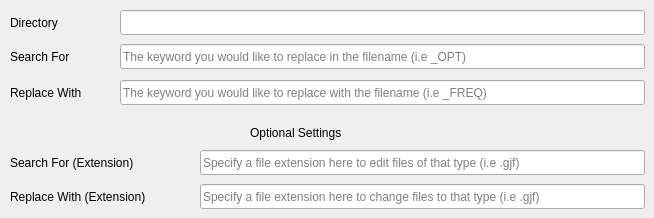
      <widget class="QWidget" name="t1t3">
       <attribute name="title">
        <string>Bulk Rename Files</string>
       </attribute>
       <widget class="QLineEdit" name="t1t3le_1">
        <property name="geometry">
         <rect>
          <x>120</x>
          <y>10</y>
          <width>525</width>
          <height>25</height>
         </rect>
        </property>
       </widget>
       <widget class="QLabel" name="t1t3l_1">
        <property name="geometry">
         <rect>
          <x>10</x>
          <y>10</y>
          <width>60</width>
          <height>25</height>
         </rect>
        </property>
        <property name="text">
         <string>Directory</string>
        </property>
       </widget>
       <widget class="QLabel" name="t1t3l_2">
        <property name="geometry">
         <rect>
          <x>10</x>
          <y>44</y>
          <width>91</width>
          <height>25</height>
         </rect>
        </property>
        <property name="text">
         <string>Search For</string>
        </property>
       </widget>
       <widget class="QLabel" name="t1t3l_3">
        <property name="geometry">
         <rect>
          <x>10</x>
          <y>80</y>
          <width>101</width>
          <height>25</height>
         </rect>
        </property>
        <property name="text">
         <string>Replace With</string>
        </property>
       </widget>
       <widget class="QLineEdit" name="t1t3le_2">
        <property name="geometry">
         <rect>
          <x>120</x>
          <y>44</y>
          <width>525</width>
          <height>25</height>
         </rect>
        </property>
        <property name="placeholderText">
         <string>The keyword you would like to replace in the filename (i.e _OPT)</string>
        </property>
       </widget>
       <widget class="QLineEdit" name="t1t3le_3">
        <property name="geometry">
         <rect>
          <x>120</x>
          <y>80</y>
          <width>525</width>
          <height>25</height>
         </rect>
        </property>
        <property name="placeholderText">
         <string>The keyword you would like to replace with the filename (i.e _FREQ)</string>
        </property>
       </widget>
       <widget class="QLabel" name="t1t3l_4">
        <property name="geometry">
         <rect>
          <x>250</x>
          <y>120</y>
          <width>121</width>
          <height>25</height>
         </rect>
        </property>
        <property name="text">
         <string>Optional Settings</string>
        </property>
       </widget>
       <widget class="QLineEdit" name="t1t3le_4">
        <property name="geometry">
         <rect>
          <x>200</x>
          <y>150</y>
          <width>445</width>
          <height>25</height>
         </rect>
        </property>
        <property name="placeholderText">
         <string>Specify a file extension here to edit files of that type (i.e .gjf)</string>
        </property>
       </widget>
       <widget class="QLineEdit" name="t1t3le_5">
        <property name="geometry">
         <rect>
          <x>200</x>
          <y>184</y>
          <width>445</width>
          <height>25</height>
         </rect>
        </property>
        <property name="placeholderText">
         <string>Specify a file extension here to change files to that type (i.e .gjf)</string>
        </property>
       </widget>
       <widget class="QLabel" name="t1t3l_5">
        <property name="geometry">
         <rect>
          <x>10</x>
          <y>150</y>
          <width>161</width>
          <height>25</height>
         </rect>
        </property>
        <property name="text">
         <string>Search For (Extension)</string>
        </property>
       </widget>
       <widget class="QLabel" name="t1t3l_6">
        <property name="geometry">
         <rect>
          <x>10</x>
          <y>184</y>
          <width>171</width>
          <height>25</height>
         </rect>
        </property>
        <property name="text">
         <string>Replace With (Extension)</string>
        </property>
       </widget>
      </widget>
